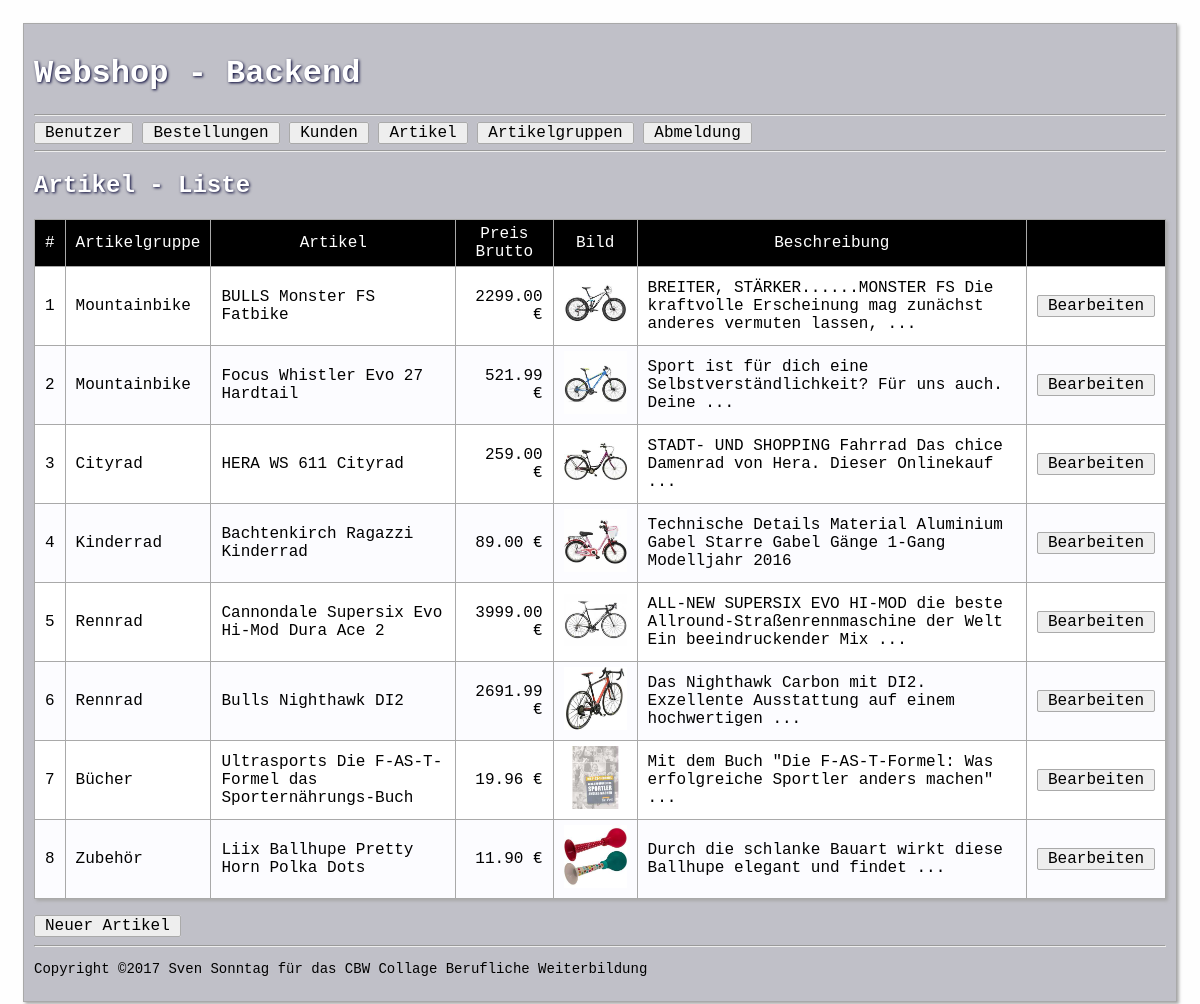
The app's page /admin/index.php (signed in) with its own data.
### tables this page shows
CREATE TABLE IF NOT EXISTS `articles` (
`id` int(6) NOT NULL,
  `articlegroup_id` int(6) DEFAULT NULL,
  `name` varchar(128) DEFAULT NULL,
  `description` text,
  `price_net` decimal(6,2) DEFAULT NULL,
  `tax` int(6) DEFAULT NULL,
  `image_url` varchar(128) DEFAULT NULL
);

CREATE TABLE IF NOT EXISTS `articlegroups` (
`id` int(6) NOT NULL,
  `groupname` varchar(64) DEFAULT NULL,
  `description` text
);

### inc/shopFunctions.php (called while the page is built, shortened)
<?php
function getRequestValue($name) {
    $value = isset($_REQUEST[$name]) ? $_REQUEST[$name] : null;
    return $value;
}
function getShortText($text) {
    $words = 10;
    $textArray = explode(" ", $text);
    $newText = '';
    for ($x = 0; $x <= $words - 1; $x++) {
        if (isset($textArray[$x])) {
            $newText .= $textArray[$x] . " ";
        }
    }
    if (strlen($text) > strlen($newText)) {
        $newText .= "...";
    }
    return $newText;
}

### admin/models/Article.php (called while the page is built, shortened)
<?php
class Article {
    public static function findAll($database, $sortCriteria) {
        if (!isset($sortCriteria)) {
            $sortCriteria = "id";
        }
        $stmt = $database->prepare('SELECT articles.id, articlegroup_id, articlegroups.groupname as articlegroup_name, price_net + round((price_net / 100 * tax),2) as price_gross, articles.description, name, price_net, image_url FROM articles JOIN articlegroups ON articlegroup_id=articlegroups.id ORDER BY ' . $sortCriteria);
        try {
            $stmt->execute();
        } catch (PDOException $error) {
            showFatalError("Database Error: " . $error->getMessage());
        }
        $result = $stmt->fetchAll();
        return $result;
    }
}

### admin/views/articleList.php (the view)
<?php
include ("_head.php");
?>
<table>
    <tr>
        <th><a href="index.php?module=article&action=list&sort=id">#</a></th>
        <th><a href="index.php?module=article&action=list&sort=articlegroup_name">Artikelgruppe</a></th>
        <th><a href="index.php?module=article&action=list&sort=name">Artikel</a></th>
        <th><a href="index.php?module=article&action=list&sort=price_gross">Preis Brutto</a></th>
        <th><a href="index.php?module=article&action=list&sort=image_url">Bild</a></th>
        <th><a href="index.php?module=article&action=list&sort=description">Beschreibung</a></th>
        <th></th>
    </tr>
    <?php foreach ($allArticles as $article) { ?>
        <tr>
            <td><?php echo $article["id"]; ?></td>
            <td><?php echo $article["articlegroup_name"]; ?></td>
            <td><?php echo $article["name"]; ?></td>
            <td class="shop-eur"><?php echo $article["price_gross"]; ?> &euro;</td>
            <td><img class="shop-picture-small" src="../img/<?php echo $article["image_url"]; ?>" alt="Kein Bild vorhanden"></td>
            <td><?php echo getShortText($article["description"]); ?></td>
            <td><a class="shop-button" href="index.php?module=article&action=edit&id=<?php echo $article["id"]; ?>">Bearbeiten</a></td>
        </tr>
    <?php } ?>
</table>
<br>
<a class="shop-button" href="index.php?module=article&action=edit">Neuer Artikel</a>
<?php
include ("_footer.php");
?>

### admin/index.php (shortened to what this page needs)
<?php
require_once '../inc/config.php';
require_once '../inc/shopFunctions.php';
$module = ucfirst(strToLower(getRequestValue("module")));
$action = strToLower(getRequestValue("action"));
$sortCriteria = getRequestValue("sort");
if (!$module) {
    $module = "Article";
}
if (!$action) {
    $action = "list";
}
try {
    $db = new PDO($config["pdo_dsn"], $config["pdo_user"], $config["pdo_password"], $config["pdo_config"]);
} catch (PDOException $error) {
    showFatalError("Database Error: " . $error->getMessage());
    die();
}
$db->query('SET NAMES utf8');
$view = "views/" . strToLower($module) . ucfirst(strToLower($action)) . ".php";
switch ($module) {
    case "Article":
        switch ($action) {
            case "list":
                $allArticles = Article::findAll($db, $sortCriteria);
                $appTitle = "Artikel - Liste";
                break;
        }
        break;
}
if (file_exists($view)) {
    require_once($view);
} else {
    showFatalError("View " . $view . " not found...");
}
?>

### admin/views/_head.php (shortened to what this page needs)
<!DOCTYPE html>
<html>
    <head>
        <link rel="stylesheet" href="../css/backend_style.css">
    </head>
    <body>
        <div id="main-div">
            <header>
                <h1>Webshop - Backend</h1>
            </header>
            <?php if (isset($_SESSION["backendUserVerified"]) && $_SESSION["backendUserVerified"] == true) { ?>
            <hr>
            <nav>
                <a class="shop-button" href="index.php?module=backenduser&action=list">Benutzer</a>
                <a class="shop-button" href="index.php?module=order&action=list">Bestellungen</a>
                <a class="shop-button" href="index.php?module=customer&action=list">Kunden</a>
                <a class="shop-button" href="index.php?module=article&action=list">Artikel</a>
                <a class="shop-button" href="index.php?module=articlegroup&action=list">Artikelgruppen</a>
                <a class="shop-button" href="index.php?module=login&action=exit">Abmeldung</a>
            </nav>
            <?php } ?>
            <hr>
            <h2><?php echo $appTitle; ?></h2>

### admin/views/_footer.php (shortened to what this page needs)
<footer>
    <hr>
    <p>Copyright &copy;<span id="currentyear"></span> Sven Sonntag für das CBW Collage Berufliche Weiterbildung</p>
</footer>
</div>
</body>
</html>

### css/backend_style.css (style rules this page uses)
* { font-family: "Courier New", Courier, monospace; }
header, section, footer, aside, nav, main, article, figure { display: block; }
html { overflow-y:scroll; }
body { background-color: #fefefe; padding-left: 15px; padding-right: 15px; padding-top: 15px; }
div#main-div { background-color: #c0c0c8; padding: 10px; border: 1px solid darkgrey; box-shadow: 2px 2px 3px darkgrey; }
table { border-collapse: collapse; background-color: #fff; box-shadow: 2px 2px 3px darkgrey; }
td, th { border: 1px solid darkgrey; padding: 5px 10px; }
th { background-color: #000; color: #fff; font-weight: normal; }
tr:nth-child(odd) { background-color: #fcfcff; }
.shop-button { text-decoration: none; background-color: #eee; color: black; border: 1px solid #aaa; padding: 1px 10px; border-radius: 2px; }
.shop-picture-small { width: 63px; }
.shop-eur { text-align: right; }
th a { text-decoration: none; color: white; }
h1, h2, h3 { color: #fff; text-shadow: 1px 1px 3px #003; }
footer { margin-top: 10px; }
footer p { padding: 0px; font-size: 14px; }

### records on screen
articles: id "1", articlegroup.groupname "Mountainbike", name "BULLS Monster FS Fatbike", price_gross "2299.00", image_url (picture), description "BREITER, STÄRKER......MONSTER FS Die kraftvolle Erscheinung mag zunächst anderes vermuten lassen, ..."
articles: id "2", articlegroup.groupname "Mountainbike", name "Focus Whistler Evo 27 Hardtail", price_gross "521.99", image_url (picture), description "Sport ist für dich eine Selbstverständlichkeit? Für uns auch. Deine ..."
articles: id "3", articlegroup.groupname "Cityrad", name "HERA WS 611 Cityrad", price_gross "259.00", image_url (picture), description "STADT- UND SHOPPING Fahrrad Das chice Damenrad von Hera. Dieser Onlinekauf ..."
articles: id "4", articlegroup.groupname "Kinderrad", name "Bachtenkirch Ragazzi Kinderrad", price_gross "89.00", image_url (picture), description "Technische Details Material Aluminium Gabel Starre Gabel Gänge 1-Gang Modelljahr 2016"
articles: id "5", articlegroup.groupname "Rennrad", name "Cannondale Supersix Evo Hi-Mod Dura Ace 2", price_gross "3999.00", image_url (picture), description "ALL-NEW SUPERSIX EVO HI-MOD die beste Allround-Straßenrennmaschine der Welt Ein beeindruckender Mix ..."
articles: id "6", articlegroup.groupname "Rennrad", name "Bulls Nighthawk DI2", price_gross "2691.99", image_url (picture), description "Das Nighthawk Carbon mit DI2. Exzellente Ausstattung auf einem hochwertigen ..."
articles: id "7", articlegroup.groupname "Bücher", name "Ultrasports Die F-AS-T-Formel das Sporternährungs-Buch", price_gross "19.96", image_url (picture), description "Mit dem Buch \"Die F-AS-T-Formel: Was erfolgreiche Sportler anders machen\" ..."
articles: id "8", articlegroup.groupname "Zubehör", name "Liix Ballhupe Pretty Horn Polka Dots", price_gross "11.90", image_url (picture), description "Durch die schlanke Bauart wirkt diese Ballhupe elegant und findet ..."

### other values on screen
$appTitle "Artikel - Liste"
